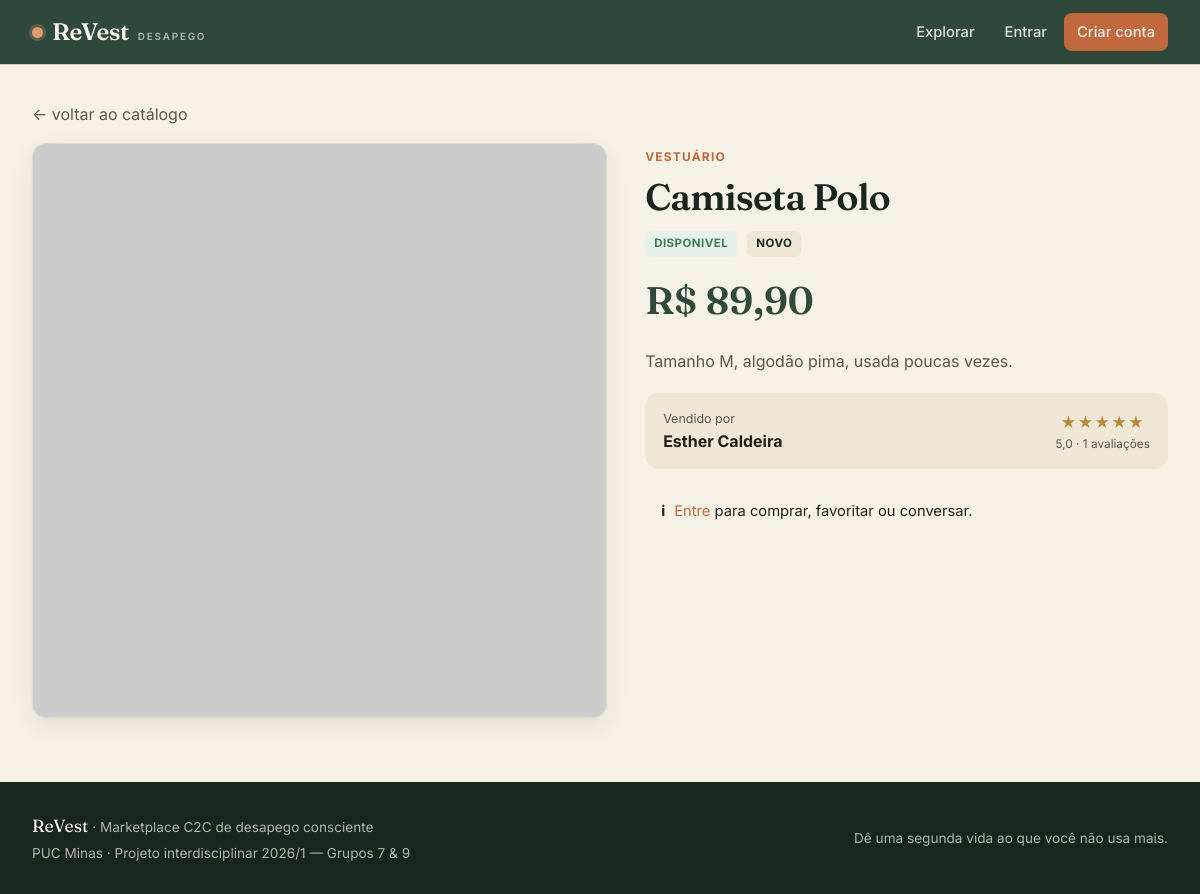
/produto_ver.php?id=2, run on the app's committed database.
### tables this page shows
CREATE TABLE `produto` (
  `id_produto` int(11) NOT NULL AUTO_INCREMENT,
  `titulo` varchar(120) NOT NULL,
  `descricao` text NOT NULL,
  `preco` decimal(10,2) NOT NULL,
  `condicao` enum('NOVO','SEMINOVO','USADO') NOT NULL DEFAULT 'USADO',
  `status` enum('DISPONIVEL','RESERVADO','VENDIDO','REMOVIDO') NOT NULL DEFAULT 'DISPONIVEL',
  `dt_publicacao` datetime NOT NULL DEFAULT current_timestamp(),
  `id_vendedor` int(11) NOT NULL,
  `id_categoria` int(11) NOT NULL,
  PRIMARY KEY (`id_produto`),
  KEY `fk_produto_vendedor` (`id_vendedor`),
  KEY `fk_produto_categoria` (`id_categoria`),
  CONSTRAINT `fk_produto_categoria` FOREIGN KEY (`id_categoria`) REFERENCES `categoria` (`id_categoria`) ON UPDATE CASCADE,
  CONSTRAINT `fk_produto_vendedor` FOREIGN KEY (`id_vendedor`) REFERENCES `usuario` (`id_usuario`) ON UPDATE CASCADE,
  CONSTRAINT `ck_produto_preco` CHECK (`preco` > 0)
);

CREATE TABLE `categoria` (
  `id_categoria` int(11) NOT NULL AUTO_INCREMENT,
  `nome` varchar(80) NOT NULL,
  `ativa` tinyint(4) NOT NULL DEFAULT 1,
  PRIMARY KEY (`id_categoria`),
  UNIQUE KEY `uk_categoria_nome` (`nome`)
);

CREATE TABLE `usuario` (
  `id_usuario` int(11) NOT NULL AUTO_INCREMENT,
  `nome` varchar(120) NOT NULL,
  `cpf` char(11) NOT NULL,
  `email` varchar(150) NOT NULL,
  `senha_hash` varchar(255) NOT NULL,
  `telefone` varchar(20) DEFAULT NULL,
  `is_admin` tinyint(4) NOT NULL DEFAULT 0,
  `dt_cadastro` datetime NOT NULL DEFAULT current_timestamp(),
  `ativo` tinyint(4) NOT NULL DEFAULT 1,
  PRIMARY KEY (`id_usuario`),
  UNIQUE KEY `uk_usuario_cpf` (`cpf`),
  UNIQUE KEY `uk_usuario_email` (`email`)
);

### public/produto_ver.php (the view, shortened to what this page needs)
<?php
require_once __DIR__ . '/../config/db.php';
require_once __DIR__ . '/../includes/functions.php';
$id = (int)($_GET['id'] ?? 0);
$stmt = $pdo->prepare(
   "SELECT p.*, c.nome AS categoria, u.nome AS vendedor, u.id_usuario AS id_vendedor,
           u.dt_cadastro AS vend_desde
      FROM produto p
      JOIN categoria c ON c.id_categoria=p.id_categoria
      JOIN usuario   u ON u.id_usuario=p.id_vendedor
     WHERE p.id_produto = ?");
$stmt->execute([$id]);
$prod = $stmt->fetch();
$imgs = $pdo->prepare("SELECT url FROM imagem_produto WHERE id_produto=? ORDER BY ordem");
$imgs->execute([$id]);
$imagens = array_column($imgs->fetchAll(), 'url');
$rv = $pdo->prepare("SELECT nota_media, qtd_avaliacoes, total_vendas FROM vw_resumo_vendedor WHERE id_usuario=?");
$rv->execute([(int)$prod['id_vendedor']]);
$resumoV = $rv->fetch() ?: ['nota_media'=>0,'qtd_avaliacoes'=>0,'total_vendas'=>0];
$isOwner = is_logged() && uid() === (int)$prod['id_vendedor'];
require_once __DIR__ . '/../includes/header.php';
?>
<a class="muted" href="index.php">← voltar ao catálogo</a>
<div class="detail mt-16">
  <div>
    <div class="gallery"><img id="mainImg" src="<?= e($imagens[0]) ?>" alt="<?= e($prod['titulo']) ?>"
         onerror="this.src='https://placehold.co/800x800/efe7d6/2f4a3c?text=ReVest'"></div>
  </div>
  <div class="info">
    <span class="cat" style="color:var(--clay);font-weight:700;letter-spacing:.1em;text-transform:uppercase;font-size:.75rem"><?= e($prod['categoria']) ?></span>
    <h1 class="mt-8"><?= e($prod['titulo']) ?></h1>
    <div class="meta">
      <?= badge($prod['status']) ?>
      <span class="badge" style="background:var(--cream-deep);color:var(--moss-900)"><?= e($prod['condicao']) ?></span>
    </div>
    <div class="price"><?= money((float)$prod['preco']) ?></div>
    <div class="desc"><?= nl2br(e($prod['descricao'])) ?></div>
    <div class="seller-box">
      <div class="flex between center">
        <div>
          <div class="muted" style="font-size:.78rem">Vendido por</div>
          <strong><?= e($prod['vendedor']) ?></strong>
        </div>
        <div class="text-c">
          <?php if ((float)$resumoV['nota_media'] > 0): ?>
            <?= stars((float)$resumoV['nota_media']) ?>
            <div class="muted" style="font-size:.74rem"><?= number_format((float)$resumoV['nota_media'],1,',','.') ?> · <?= (int)$resumoV['qtd_avaliacoes'] ?> avaliações</div>
          <?php else: ?>
            <span class="muted" style="font-size:.8rem">Sem avaliações ainda</span>
          <?php endif; ?>
        </div>
      </div>
    </div>
    <?php if ($isOwner): ?>
      <div class="alert alert-warn"><strong>i</strong><div>Este é o seu anúncio.</div></div>
      <div class="flex gap-12">
        <a class="btn btn-ghost" href="produto_editar.php?id=<?= $id ?>">Editar</a>
        <form method="post" onsubmit="return confirm('Remover este anúncio?')">
          <?= csrf_field() ?><input type="hidden" name="acao" value="remover">
          <button class="btn btn-danger" type="submit">Remover anúncio</button>
        </form>
      </div>
    <?php elseif (!is_logged()): ?>
      <div class="alert alert-warn"><strong>i</strong><div><a href="login.php?next=<?= urlencode('produto_ver.php?id='.$id) ?>">Entre</a> para comprar, favoritar ou conversar.</div></div>
    <?php endif; ?>
  </div>
</div>
<?php require_once __DIR__ . '/../includes/footer.php'; ?>

### includes/functions.php (shortened to what this page needs)
<?php
function e(?string $s): string {
    return htmlspecialchars($s ?? '', ENT_QUOTES, 'UTF-8');
}
function is_logged(): bool       { return isset($_SESSION['id_usuario']); }
function money(float $v): string {
    return 'R$ ' . number_format($v, 2, ',', '.');
}
function stars(float $nota): string {
    $full = (int) round($nota);
    $out = '<span class="stars">';
    for ($i = 1; $i <= 5; $i++) {
        $out .= $i <= $full ? '★' : '<span class="empty">★</span>';
    }
    return $out . '</span>';
}
function badge(string $status): string {
    $cls = 'badge-' . strtolower($status);
    return '<span class="badge ' . $cls . '">' . e(str_replace('_', ' ', $status)) . '</span>';
}

### public/assets/style.css (style rules this page uses)
:root { --moss: #2f4a3c; --moss-700: #243a2f; --moss-900: #18261f; --clay: #c2683f; --clay-soft: #e09a6f; --cream: #f6f1e7; --cream-deep: #efe7d6; --paper: #fffdf8; --ink: #21201c; --ink-soft: #5a564d; --line: #e2d9c6; --gold: #b8893b; --ok: #3f7d54; --ok-bg: #e6f1ea; --err: #a8412c; --err-bg: #f7e6e0; --warn: #9a6b1d; --warn-bg: #f6ecd6; --radius: 14px; --radius-sm: 9px; --shadow: 0 1px 2px rgba(24,38,31,.04), 0 8px 24px rgba(24,38,31,.07); --shadow-lg: 0 12px 40px rgba(24,38,31,.14); --font-display: 'Fraunces', Georgia, 'Times New Roman', serif; --font-body: 'Inter', -apple-system, BlinkMacSystemFont, 'Segoe UI', sans-serif; }
* { box-sizing: border-box; margin: 0; padding: 0; }
html { scroll-behavior: smooth; }
body { font-family: var(--font-body); background: var(--cream); color: var(--ink); line-height: 1.55; font-size: 16px; -webkit-font-smoothing: antialiased; min-height: 100vh; display: flex; flex-direction: column; }
a { color: var(--clay); text-decoration: none; }
img { max-width: 100%; display: block; }
h1, h2, h3 { font-family: var(--font-display); font-weight: 600; letter-spacing: -.02em; color: var(--moss-900); line-height: 1.12; }
h1 { font-size: 2.3rem; }
.muted { color: var(--ink-soft); }
.alert { border-radius: 10px; padding: 12px 15px; font-size: .92rem; margin-bottom: 14px; border: 1px solid transparent; display: flex; gap: 9px; align-items: flex-start; }
.badge { display: inline-flex; align-items: center; gap: 5px; font-size: .72rem; font-weight: 700; letter-spacing: .04em; text-transform: uppercase; padding: 4px 9px; border-radius: 6px; }
.badge-disponivel { background: var(--ok-bg); color: var(--ok); }
.stars { color: var(--gold); letter-spacing: 1px; font-size: .95rem; }
.detail { display: grid; grid-template-columns: 1.1fr 1fr; gap: 38px; align-items: start; }
.detail .gallery { border-radius: var(--radius); overflow: hidden; border: 1px solid var(--line); background: var(--cream-deep); box-shadow: var(--shadow); }
.detail .gallery img { width: 100%; aspect-ratio: 1/1; object-fit: cover; }
.detail .info .price { font-family: var(--font-display); font-size: 2.4rem; color: var(--moss); font-weight: 600; }
.detail .meta { display: flex; gap: 10px; flex-wrap: wrap; margin: 14px 0; }
.detail .desc { color: var(--ink-soft); line-height: 1.7; margin: 18px 0; white-space: pre-wrap; }
.seller-box { background: var(--cream-deep); border-radius: var(--radius); padding: 16px 18px; margin: 18px 0; }
.flex { display: flex; }
.between { justify-content: space-between; }
.center { align-items: center; }
.mt-8 { margin-top:8px }
.mt-16 { margin-top:16px }
.text-c { text-align: center; }

### data on the page
produto: id_categoria.nome "VESTUÁRIO", titulo "Camiseta Polo", status "DISPONIVEL", condicao "NOVO", preco "R$ 89,90", descricao "Tamanho M, algodão pima, usada poucas vezes.", id_vendedor.nome "Esther Caldeira"

### other printed values
$resumoV['nota_media'] "5,0"
$resumoV['qtd_avaliacoes'] "1"
